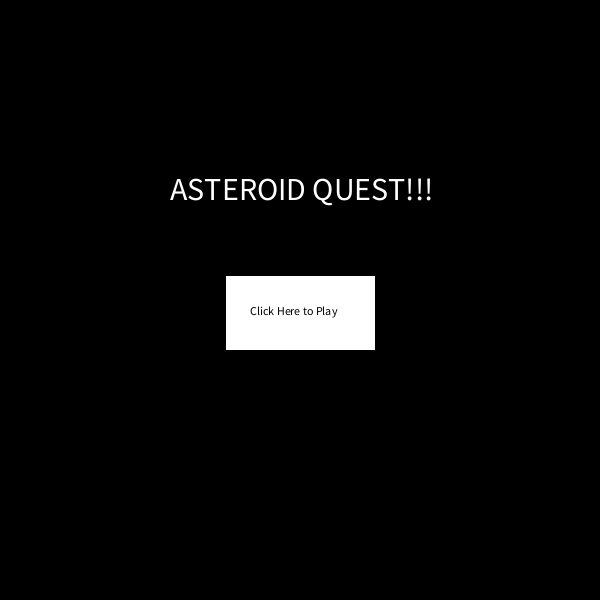
Frame 1 (no input)
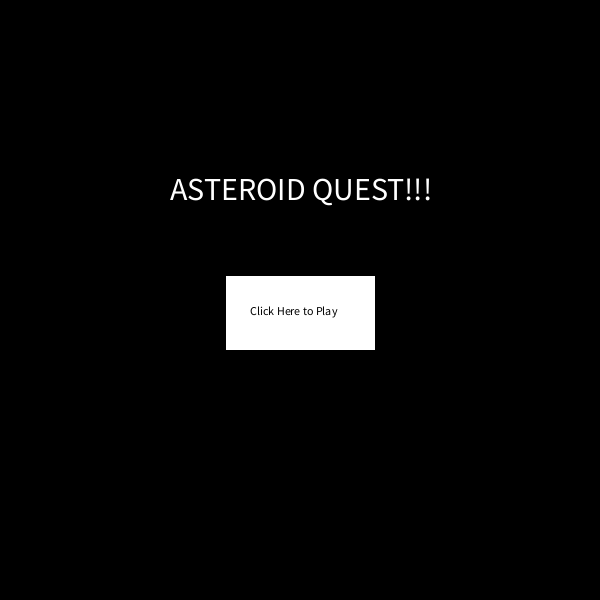
Frame 60 (the mouse pressed at the canvas centre just before this capture)
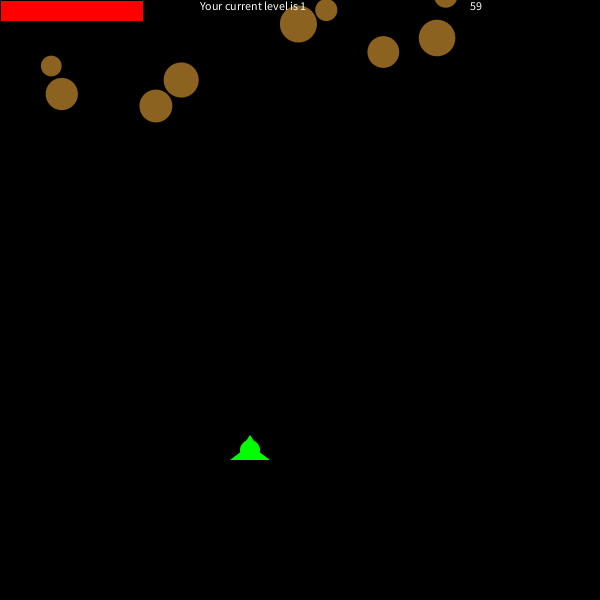
Frame 120 (the mouse held since frame 60 and released just before this capture)

The Processing sketch that drew these frames (run headless with seeded random() and noise(); from frame 60 on, the mouse is pressed at the canvas centre):

// Processing sketch: processing_17757
// ── processing_17757.pde

//space ship is more space-shippy, borders work, and more levels!
int clickcount = 0;
int lives5;
int lives4;
int lives3;
int lives2;
int life1;
final static int EAST = 1;
final static int WEST = 2;
final static int MENU = 4;
final static int PLAYING = 8;
final static int ENDGAME = 16;
final static int RESET = 32;
int gamestate;
int result;
float healthnum = 142;
float x ;
float y;//x and y coordinates of the player 
int r;
int lives;
int herocol;//hero color
int score;

int speed=10;//hero's speed

float dropspeed;// Speed of drop
color dropcol;// Color of the drop
int currentLevel;


class Hero {// class for the player, aka hero. 
  int z;

  Hero() {

    z=53;
  }



  void display() {

    fill(0,255,0);
    
    ellipse(x,y,r*2,r*2);//creates the ellipse for the player
    noStroke();
    triangle(x,y-(r/2),x-(r+10),y+r,x+(r+10),y+r);
    triangle(x,y-(r+(r/2)),x+r,y,x-r,y);
  
}
}


class Drop {

  float dropx; //Variable for x location of drop
  float dropy;// Variable for y location of drop
  //float dropspeed;// Speed of drop
  //color dropcol;// Color of the drop
  float droprad;// Radius of drop
  //float w;//w is the color variable. color is chosen randomly 1-50; if 42, the drop will be a power up. else,
  //color is red, and very very bad.
  Drop() {
    droprad=random(10,20);// All drops are the same size
    dropx=random(width);// Start with a random x location within the game window
    dropy=-10;// Start a little above the window
    //dropspeed=3;// Pick a random speed
    // w=random(1-50);
    dropcol=color(139,98,31);// Color
  }
  // Move the drop down
  void move() {
    dropy=dropy+dropspeed;// Increase y position by speed
  }

  // Check if it hits the bottom
  boolean reachedBottom() {
    // If we go a little beyond the bottom
    if (dropy>height) { 
      return true;
    } 
    else {
      return false;
    }
  }

  // Display the drop
  void display() {
    stroke(0);
    fill(dropcol); // Fill with color variable
    noStroke();// Set stroke color with color variable or call noStroke()
    ellipse(dropx,dropy,droprad*2,droprad*2);// Draw a circle with using your variables
  }

  // If the drop is intercepted

  void intercept() {
    dropspeed=0;// Stop it from moving     
    dropy=1000;// Set the location to somewhere way off-screen
  }
}


Drop[]drops;
int totalDrops=0;



void setup() {
  size(600,600);
  result=0;

  x=250;
  y=450;
  r=25;
  
  score=0;
  drops = new Drop[6000];

  score = 0; 

  gamestate = MENU;
}
void draw() { 
   if(clickcount > 0) {
     gamestate = PLAYING;
   } else {
     gamestate = MENU;
   }
  if(healthnum <=3) {
    gamestate = ENDGAME;
  }

x = constrain(x,0,600);
  switch(gamestate) {
    
  case PLAYING:
    textSize(12);
    background(0);
    Hero hero;

    hero= new Hero();
    hero.display();
    smooth(); 
    frameRate(60);
    score=score+1;
    fill(255);
    text(lives,10,10);
    
    
    //new health idea 
    fill(255,0,0);
    rect(1,1,healthnum,20);
    
    
    fill(255);
    text(score,470,10);

    drops[totalDrops]=new Drop();
    totalDrops++;
    frameRate(60);
    if(totalDrops>=drops.length) {
      totalDrops=0;//start over
    }
    for(int i=0;i<totalDrops;i=i+7) {
      drops[i].move();
      drops[i].display();
      if(dist(x,y,drops[i].dropx,drops[i].dropy)<drops[i].droprad+ r) {
        drops[i].intercept();
        healthnum = healthnum - drops[i].droprad;
      }
    }


    if(lives>=5) {
      herocol=lives5;
    }

    if(lives==4) {
      herocol=lives4;
    }

    if(lives==3) {
      herocol=lives3;
    }

    if(lives==2) {
      herocol=lives2;
    }

    if(lives==1) {
      herocol=life1;
    }

 
    if(x < 0|| x > 600) {
      speed = speed * -1; //player bounces off borders
    }

    //BEGGINNING OF LEVEL BLOB


    fill(255);
    text("Your current level is "+currentLevel, 200,10); 
    
    if(score<2000) {
      currentLevel = 1;
      r=10;
      dropspeed=2;
    }
    if((score>2000)&&(score<4000)) {
      currentLevel = 2;
      dropspeed=3;
    }
    if((score>=4000)&&(score<6000)) {
      currentLevel = 3;
      dropspeed = 3.5;
    }

    if((score>=6000)&&(score<8000)) {
      currentLevel = 4;
      dropspeed = 4;
    }
    if((score>=8000)&&(score<10000)) {
      currentLevel = 5;
      dropspeed = 5;
    }
    if((score>=10000)&&(score<12000)) {
      currentLevel = 6;
      dropspeed = 6;
    }
    if((score>=12000)&&(score<14000)) {
      currentLevel = 7;
      dropspeed = 7;
    }
    if((score>=14000)&&(score<16000)) {
      currentLevel = 8;
      dropspeed = 8;
    }
    if((score>= 16000)&&(score<18000)) {
      currentLevel = 9;
      dropspeed = 9;
    }
    if((score>=18000)&&(score<20000)) {
      currentLevel = 10;
      dropspeed = 10;
    }

    if((score>=20000)&&(score<22000)) {
      currentLevel = 11;
      dropspeed = 11;
    }

    if((score>=22000)&&(score<24000)) {
      currentLevel = 12;
      dropspeed = 12;
    } 

    if((score>=24000)&&(score<26000)) {
      currentLevel = 13;
      dropspeed = 13;
    }

    if((score>=26000)&&(score<28000)) {
      currentLevel = 14;
      dropspeed = 14;
    }

    if((score>=28000)&&(score<30000)) {
      currentLevel = 15;
      dropspeed = 15;
    }
    if((score>=30000)) {
      currentLevel = 16;
      dropspeed = 16;
    }
      //END OF LEVEL BLOB




      switch(result) {

      case RESET:
        clickcount = 0;
        score = 0;
        
        lives = 5;
        break;

      case EAST: 
        x=x+speed; 
        break;

      case WEST: 
        x=x-speed; 
        break;
      }

      break;

    case MENU:
      background(0);
      fill(255);
      textSize(32);
      text("ASTEROID QUEST!!!", 170,200);
      fill(255);
      rect(225,275,150,75);
      
      //play button
      fill(0);
      textSize(12);
     
      text("Click Here to Play",250,315);
      
      if((mouseX>225)&&(mouseX<375)&&(mouseY>275)&&(mouseY<350)&&(mousePressed)) {
        clickcount = clickcount + 1;
      }
      
       /*instructions button
       rect(225,375,150,75);
       text("Instructions",264,415);
       if((mouseX>225)&&(mouseX<375)&&(mouseY>375)&&(mouseY<450)&&(mousePressed)) {
        
      }
      */
      
      break;


    case ENDGAME:
      score = score;
      background(0);
      fill(255);
      textSize(42);
      text("MISSION ABORTED", 150,200);
      textSize(15);
      text("YOU HAVE SUSTAINED FATAL DAMAGE\nIT IS TOO DANGEROUS TO GO ON\n THE AMOUNT OF PARSECS YOU HAVE TRAVERSED IS",150,250);
      text(score,200,320);
      text("Retry your mission by pressing the 'R' Key",150,335);


      if(keyPressed) {
        if(key == 'r' || key == 'R') {
         gamestate = PLAYING;
         x = 300;
         healthnum = 142;
         score = 0;
         
        }
      }
    }
  }






  void keyPressed() {
    switch(key) {

      case('p'):
      case('P'):
      gamestate |=PLAYING;

      break; 


      case('m'):
      case('M'):
      gamestate |=MENU;

      break;

      case('r'):
      case('R'):
      result |=RESET;
      break;    

      case('d'):
      case('D'):
      result |=EAST;
      speed=5;
      break;

      case('a'):
      case('A'):
      result |=WEST;
      speed=5;
      break;
    }
  }

  void keyReleased() {  
    switch(key) {

      case('d'):
      case('D'):
      result ^=EAST;
      break;

      case('a'):
      case('A'):
      result ^=WEST;
      break;

      case('r'):
      case('R'):
      result ^=RESET;
      gamestate = PLAYING;
      break;
    }
  }
